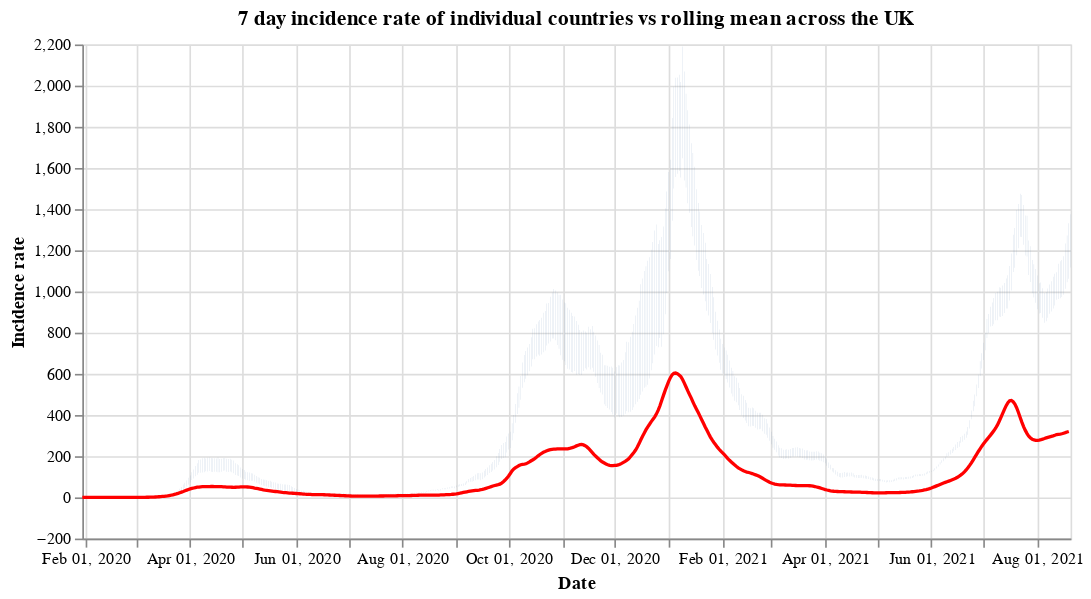

The notebook cell this image was saved under:
### Code cell
#collapse
countries = uk_cases['areaName'].unique()
countries.sort()

selection = alt.selection_single(
    name='Select',
    fields=['areaName'],
    init={'areaName': 'Wales'},
    bind={'areaName': alt.binding_select(options=countries)}
)

# scatter plot, modify opacity based on selection
bars = alt.Chart(uk_cases).mark_bar().add_selection(
    selection
).encode(
    x=alt.X("yearmonthdate(date):T", axis=alt.Axis(title='Date')),
    y=alt.Y("weeklyCasesRate:Q", axis=alt.Axis(title='Incidence rate')),
    tooltip='weeklyCasesRate:Q',
    opacity=alt.condition(selection, alt.value(1), alt.value(0))
).properties(title=f'7 day incidence rate of individual countries vs rolling mean across the UK', width=600)

line = alt.Chart(overview_cases).mark_line(
    color='red',
    size=2,
).transform_window(
    rolling_mean='mean(weeklyCasesRate)',
    frame=[0, 7]
).encode(
    x='yearmonthdate(date):T',
    y='rolling_mean:Q'
)

alt.layer(bars, line)

### Figure 1 — Vega-Lite specification as saved in the notebook (floating-point values rounded to 4 significant figures; data arrays with more than 128 entries replaced by an {"elided": "..."} marker saying what was removed)
{"config": {"view": {"continuousWidth": 400, "continuousHeight": 300}}, "layer": [{"data": {"name": "data-c2858b89b60a2e401416e59e929ba848"}, "mark": "bar", "encoding": {"opacity": {"condition": {"value": 1, "selection": "Select"}, "value": 0}, "tooltip": {"type": "quantitative", "field": "weeklyCasesRate"}, "x": {"type": "temporal", "axis": {"title": "Date"}, "field": "date", "timeUnit": "yearmonthdate"}, "y": {"type": "quantitative", "axis": {"title": "Incidence rate"}, "field": "weeklyCasesRate"}}, "selection": {"Select": {"type": "single", "fields": ["areaName"], "init": {"areaName": "Wales"}, "bind": {"areaName": {"input": "select", "options": ["England", "Northern Ireland", "Scotland", "Wales"]}}}}, "title": "7 day incidence rate of individual countries vs rolling mean across the UK", "width": 600}, {"data": {"name": "data-18c7a955b205964dd7ea30cc58bb64d7"}, "mark": {"type": "line", "color": "red", "size": 2}, "encoding": {"x": {"type": "temporal", "field": "date", "timeUnit": "yearmonthdate"}, "y": {"type": "quantitative", "field": "rolling_mean"}}, "transform": [{"window": [{"op": "mean", "field": "weeklyCasesRate", "as": "rolling_mean"}], "frame": [0, 7]}]}], "$schema": "https://vega.github.io/schema/vega-lite/v4.8.1.json", "datasets": {"data-c2858b89b60a2e401416e59e929ba848": {"elided": "2180 records"}, "data-18c7a955b205964dd7ea30cc58bb64d7": {"elided": "568 records"}}}
